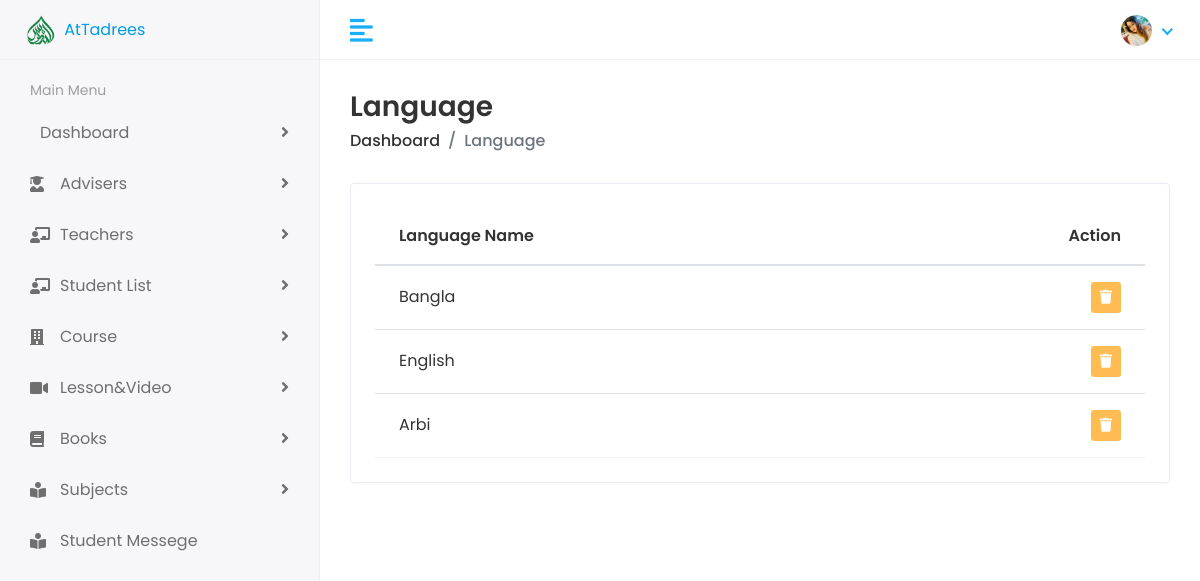
The app's page /view-language/ (signed in), older data.
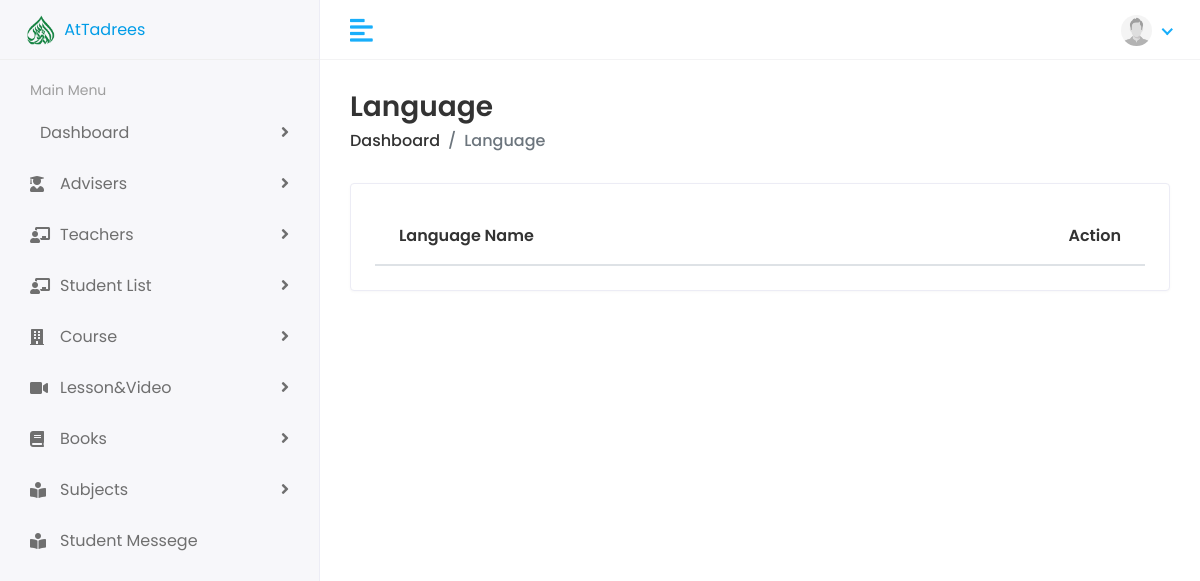
The same page, newer data.
### Accounts/models.py (models this page shows, shortened)
class User(AbstractBaseUser, PermissionsMixin):
    email         = models.EmailField(unique=True, null=False)
    password      = models.CharField(max_length=120)
    first_name    = models.CharField(max_length=165, null=True, blank=True)
    last_name      = models.CharField(max_length=165, null=True, blank=True)
    profile_pic   = models.ImageField(upload_to='profile_pic', null=True, blank=True)
    user_rol = (
        ('admin','Admin'),
        ('teacher','Teacher'),
        ('student','Student'),
    )
    user_type = models.CharField(
        max_length=20,
        choices=user_rol,
        )
    is_staff = models.BooleanField(
        gettext_lazy("staff status"),
        default=False,
        help_text = gettext_lazy("Designet whether this user can Login this site")
    )
    is_active = models.BooleanField(
        gettext_lazy("Active"),
        default=True,
        help_text = gettext_lazy("designates Whether this user should be creates as active. unselect this instad of deleting accounts")
    )
    USERNAME_FIELD = 'email'
    objects = MyUserManager()

### clac/models.py (models this page shows, shortened)
class Languege(models.Model):
    languege_name = models.CharField(max_length=120)

### clac/views.py (the view)
# urls.py: path('view-language/', views.View_language, name='view_language'),
@login_required()
def View_language(request):
    user_= request.user.user_type
    if user_ == 'admin' or user_ == 'teacher':
        languages = Languege.objects.all()
        context = {
            'languages':languages
        }
        return render(request, 'home/view_language.html', context)
    else:
        return redirect('error')

### templates/home/view_language.html (shortened to what this page needs)
{% extends "Dashbord/base.html" %}
{% load static %}
{% block body %}
<div class="page-wrapper">
    <div class="content container-fluid">
        <div class="page-header">
            <div class="row align-items-center">
                <div class="col">
                    <h3 class="page-title">Language</h3>
                    <ul class="breadcrumb">
                        <li class="breadcrumb-item"><a
                                href="{% url 'hod:hod_dashbord' %}">Dashboard</a></li>
                        <li class="breadcrumb-item active">Language</li>
                    </ul>
                </div>
            </div>
        </div>
        <div class="row">
            <div class="col-sm-12">
                <div class="card card-table">
                    <div class="card-body">
                        <div class="table-responsive">
                            <table class="table table-hover
                                table-center mb-0">
                                <thead>
                                    <tr>
                                        <th>Language Name</th>
                                        <th class="text-right">Action</th>
                                    </tr>
                                </thead>
                                <tbody>
                                    {% for i in languages %}
                                    <tr>
                                        <td>{{i.languege_name}}</td>
                                        <td class="text-right">
                                            <div class="actions">
                                                <a href="{% url 'delete_language' id=i.id%}"
                                                    class="btn
                                                    btn-sm
                                                    bg-danger-light">
                                                    <i class="fas
                                                        fa-trash"></i>
                                                </a>
                                            </div>
                                        </td>
                                    </tr>
                                    {% endfor %}
                                </tbody>
                            </table>
                        </div>
                    </div>
                </div>
            </div>
        </div>
    </div>
</div>
{% endblock body %}

### templates/Dashbord/header.html (shortened to what this page needs)
{% load static %}
<div class="header">
    <div class="header-left">
       <a href="{% url 'index' %}" class="logo">
       <img src="{% static 'assets/img/avatars/AtTadrees.png' %}" alt="Logo" width="50" height="50">
       AtTadrees</a>
    </div>
    <a href="javascript:void(0);" id="toggle_btn">
    <i class="fas fa-align-left"></i>
    </a>
    <ul class="nav user-menu">
       <li class="nav-item dropdown has-arrow">
          <a href="#" class="dropdown-toggle nav-link" data-toggle="dropdown">
          <span class="user-img">
            {% if user.profile_pic %}
            <img src="\media\{{user.profile_pic}}" alt="User Image" width="31" class="avatar-img
            rounded-circle">
            {% else %}
            <img src="{% static 'demo_profile.jpg' %}" alt="User Image" width="31" class="avatar-img rounded-circle">
            {% endif %}</span>
          </a>
       </li>
    </ul>
 </div>

Row changes from the older to the newer data that the page shows:
no longer on this page (row edited): User: profile_pic (picture)
removed Languege: languege_name "Bangla"
removed Languege: languege_name "English"
removed Languege: languege_name "Arbi"
